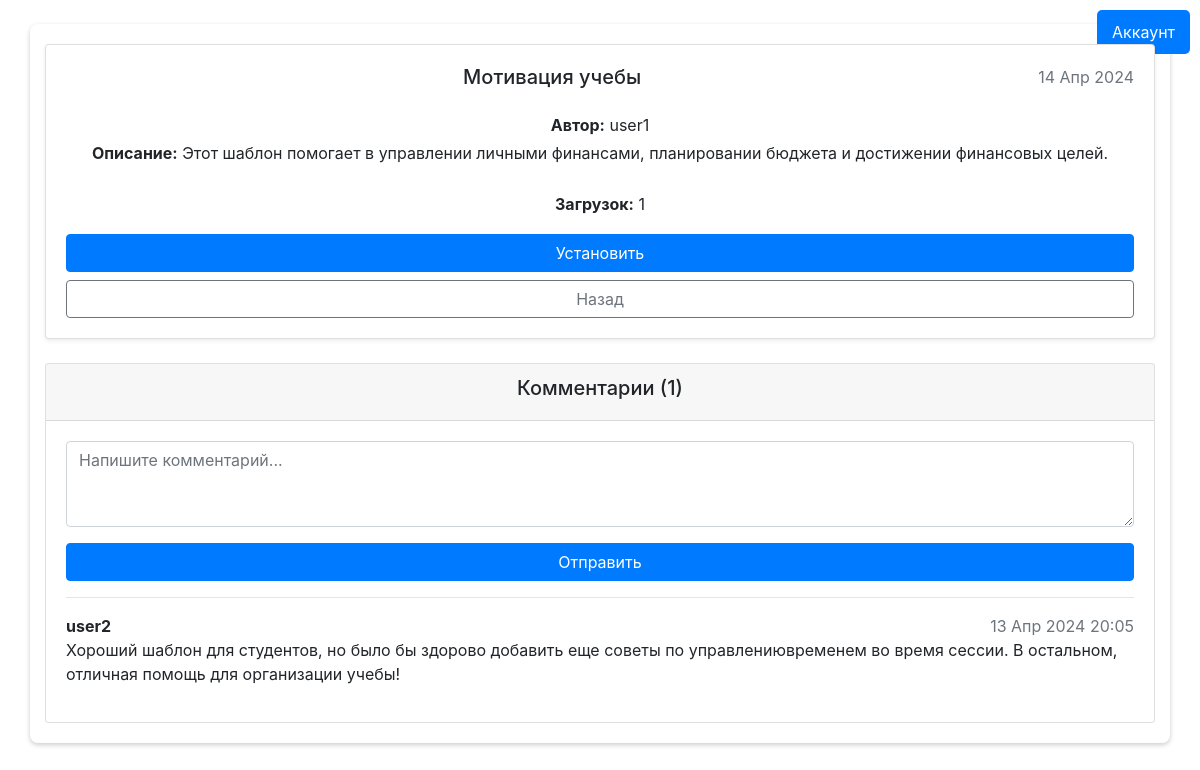
/templates/template/1/ (signed in), run on the app's committed database.
### template_hub/models.py (models this page shows, shortened)
class Template(models.Model):
    user = models.ForeignKey(User, on_delete=models.CASCADE)
    name = models.CharField(max_length=50)
    description = models.TextField(blank=True, null=True)
    downloads = models.IntegerField(default=0)
    created_at = models.DateField(auto_now_add=True)
    file = models.FileField(upload_to='template_hub/template_storage')
    class Meta:
        ordering = ['-downloads']
        unique_together = ('user', 'id')
        verbose_name = 'Шаблон'
        verbose_name_plural = 'Шаблоны'

class Comment(models.Model):
    user = models.ForeignKey(User, on_delete=models.CASCADE)
    template = models.ForeignKey(Template, on_delete=models.CASCADE, related_name='comments')
    text = models.CharField(max_length=300)
    created_at = models.DateTimeField(auto_now_add=True)
    class Meta:
        ordering = ['-created_at']
        unique_together = ('template', 'id')
        verbose_name = 'Комментарий'
        verbose_name_plural = 'Комментарии'

### template_hub/views.py (the view)
# urls.py: path('template/<int:template_id>/', TemplateDetailView.as_view(), name='template-detail'),
class TemplateDetailView(LoginRequiredMixin, DetailView):
    template_name = 'template_hub/template_detail.html'
    model = Template
    context_object_name = 'template'
    pk_url_kwarg = 'template_id'

### templates/template_hub/template_detail.html (shortened to what this page needs)
{% extends 'template_base.html' %}
{% block content %}
    <div class="container mt-4">
        <div class="card shadow-sm">
            <div class="card-body">
                <span class="text-muted" style="float:right;">
                            {{ template.created_at | date:"d M Y" }}
                        </span>
                <h5 class="card-title text-center mb-4">{{ template.name }}</h5>
                <p class="text-center mb-1"><strong>Автор:</strong> {{ template.user }}</p>
                <p class="text-center mb-4"><strong>Описание:</strong> {{ template.description | default:"Нет описания" }}</p>
                <p class="text-center mb-3">
                    <strong>Загрузок:</strong> {{ template.downloads }}
                </p>
                <div class="d-grid gap-2">
                    <a href="{% url 'template-download' template.id %}" class="btn btn-primary btn-block">Установить</a>
                    <a href="{% url 'template-list' %}" class="btn btn-outline-secondary btn-block">Назад</a>
                </div>
            </div>
        </div>
        <div class="card mt-4">
            <div class="card-header">
                <h5 class="text-center">Комментарии ({{ template.comments.all.count }})</h5>
            </div>
            <div class="card-body">
                <form method="post" action="{% url 'comment-add' template.id %}">
                    <div class="form-group">
                        <textarea class="form-control" name="comment" rows="3"
                                  placeholder="Напишите комментарий..."></textarea>
                    </div>
                    <div class="d-grid gap-2">
                        <button type="submit" class="btn btn-primary btn-block">Отправить</button>
                    </div>
                </form>
                <hr>
                {% for comment in template.comments.all %}
                    <div class="mb-3">
                        <strong>{{ comment.user.username }}</strong>
                        <span class="text-muted" style="float:right;">
                            {{ comment.created_at | date:"d M Y H:i" }}
                        </span>
                        <p>{{ comment.text }}</p>
                    </div>
                {% empty %}
                    <p class="text-center">Комментариев пока нет.</p>
                {% endfor %}
            </div>
        </div>
    </div>
{% endblock %}

### static/app/css/style.css (style rules this page uses)
body { font-family: 'Arial', sans-serif; background-color: #f4f4f4; margin: 0; padding: 0; display: flex; justify-content: center; align-items: flex-start; height: 100vh; overflow-y: auto; }
.container { width: 90%; max-width: 600px; background: #fff; border-radius: 8px; box-shadow: 0 2px 5px rgba(0, 0, 0, 0.2); padding: 20px; margin-top: 20px; }
.btn-outline-secondary { margin-right: 5px; }
a.btn { text-decoration: none; }

### data on the page
Template: created_at "14 Апр 2024", name "Мотивация учебы", user "user1", description "Этот шаблон помогает в управлении личными финансами, планировании бюджета и достижении финансовых целей.", downloads "1", comments.all.count "1"
Comment: user.username "user2", created_at "13 Апр 2024 20:05", text "Хороший шаблон для студентов, но было бы здорово добавить еще советы по управлениювременем во время сессии. В остальном, отличная помощь для организации учебы!"
